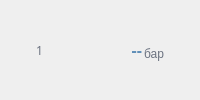
                  <widget class="QFrame" name="frame_pressureSensor_1">
                   <property name="sizePolicy">
                    <sizepolicy hsizetype="Maximum" vsizetype="Preferred">
                     <horstretch>0</horstretch>
                     <verstretch>0</verstretch>
                    </sizepolicy>
                   </property>
                   <property name="frameShape">
                    <enum>QFrame::Shape::NoFrame</enum>
                   </property>
                   <layout class="QHBoxLayout" name="horizontalLayout_57">
                    <property name="spacing">
                     <number>5</number>
                    </property>
                    <property name="leftMargin">
                     <number>0</number>
                    </property>
                    <property name="topMargin">
                     <number>0</number>
                    </property>
                    <property name="rightMargin">
                     <number>0</number>
                    </property>
                    <property name="bottomMargin">
                     <number>0</number>
                    </property>
                    <item>
                     <widget class="QLabel" name="label_numPressureSensor_1">
                      <property name="sizePolicy">
                       <sizepolicy hsizetype="Maximum" vsizetype="Preferred">
                        <horstretch>0</horstretch>
                        <verstretch>0</verstretch>
                       </sizepolicy>
                      </property>
                      <property name="font">
                       <font>
                        <family>JetBrains Mono</family>
                       </font>
                      </property>
                      <property name="styleSheet">
                       <string notr="true">color: #6B7280;</string>
                      </property>
                      <property name="text">
                       <string>1</string>
                      </property>
                     </widget>
                    </item>
                    <item>
                     <widget class="QFrame" name="frame_pressureSensor_1_Card">
                      <property name="sizePolicy">
                       <sizepolicy hsizetype="Maximum" vsizetype="Maximum">
                        <horstretch>0</horstretch>
                        <verstretch>0</verstretch>
                       </sizepolicy>
                      </property>
                      <property name="frameShape">
                       <enum>QFrame::Shape::NoFrame</enum>
                      </property>
                      <layout class="QHBoxLayout" name="horizontalLayout_56">
                       <property name="spacing">
                        <number>2</number>
                       </property>
                       <property name="leftMargin">
                        <number>0</number>
                       </property>
                       <property name="topMargin">
                        <number>0</number>
                       </property>
                       <property name="rightMargin">
                        <number>0</number>
                       </property>
                       <property name="bottomMargin">
                        <number>0</number>
                       </property>
                       <item>
                        <widget class="QLabel" name="label_pressureSensor_1_Value">
                         <property name="sizePolicy">
                          <sizepolicy hsizetype="Maximum" vsizetype="Maximum">
                           <horstretch>0</horstretch>
                           <verstretch>0</verstretch>
                          </sizepolicy>
                         </property>
                         <property name="minimumSize">
                          <size>
                           <width>58</width>
                           <height>0</height>
                          </size>
                         </property>
                         <property name="font">
                          <font>
                           <family>JetBrains Mono</family>
                           <pointsize>12</pointsize>
                           <bold>true</bold>
                          </font>
                         </property>
                         <property name="styleSheet">
                          <string notr="true">color: #5F8EB7;</string>
                         </property>
                         <property name="text">
                          <string>--</string>
                         </property>
                         <property name="alignment">
                          <set>Qt::AlignmentFlag::AlignRight|Qt::AlignmentFlag::AlignTrailing|Qt::AlignmentFlag::AlignVCenter</set>
                         </property>
                        </widget>
                       </item>
                       <item>
                        <widget class="QLabel" name="label_pressureSensor_1_Unit">
                         <property name="sizePolicy">
                          <sizepolicy hsizetype="Maximum" vsizetype="Preferred">
                           <horstretch>0</horstretch>
                           <verstretch>0</verstretch>
                          </sizepolicy>
                         </property>
                         <property name="layoutDirection">
                          <enum>Qt::LayoutDirection::LeftToRight</enum>
                         </property>
                         <property name="styleSheet">
                          <string notr="true">color: #6B7280;</string>
                         </property>
                         <property name="text">
                          <string>бар</string>
                         </property>
                         <property name="alignment">
                          <set>Qt::AlignmentFlag::AlignBottom|Qt::AlignmentFlag::AlignLeading|Qt::AlignmentFlag::AlignLeft</set>
                         </property>
                        </widget>
                       </item>
                      </layout>
                     </widget>
                    </item>
                   </layout>
                  </widget>
